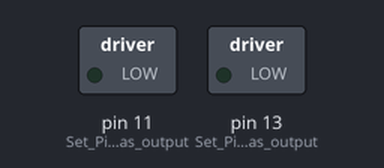
A sketch run on a simulated Arduino Uno, built with avr-gcc and run on an emulated ATmega328P. Parts: switched loads named in the sketch (green lamp = pin HIGH).

Above: at 0.05 s.
At 10.0 s:
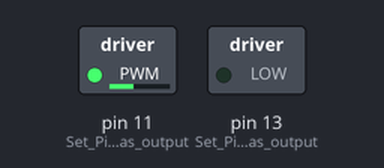
Timing chart, 0 to 13.0 s (numbered marks = the images above):
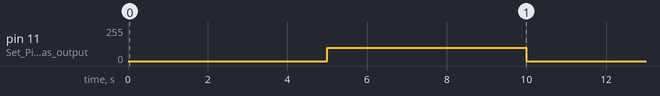

The sketch:

3_stopping.ino
```cpp
// Robot setup
void setup() {
  // Motor Set Up
  pinMode(13, OUTPUT);  // Set Pin 13 as output
  pinMode(11, OUTPUT);  // Set Pin 11 as output
}

// Main loop - runs repeatedly
void loop() {
  delay(5000);    // Wait 5 seconds
  reverse(100);   // Move at speed 100
  delay(5000);    // Wait 5 seconds
  stopMotors();   // Stop Motors
}

// Stop the motors
void stopMotors(){
  analogWrite(11, 0);  // Set motor speed to 0 (this stops the motor)
}

// Reverse function - makes the robot move backward
void reverse(int motorspeed){
  digitalWrite(13, LOW);  // Turn off Pin 13 (to move backward)
  analogWrite(11, motorspeed);  // Set motor speed using pulse-width modulation (PWM)
}

// Drive function - makes the robot move
// void → This means the function doesn't "return" anything (it just does something).
// drive → This is the name of the function. We call this to make the robot move.
// (int motorspeed) → This is the "input." When we call drive(100), motorspeed = 100.
void drive(int motorspeed){
  digitalWrite(13, HIGH);  // Turn on Pin 13
  analogWrite(11, motorspeed);  // Set motor speed using pulse-width modulation (PWM)
}
```

Measured:
- by itself, pin 11 (Set_Pin_11_as_output): alternates 100/255 for 5.0 s and 0/255 for 5.0 s
